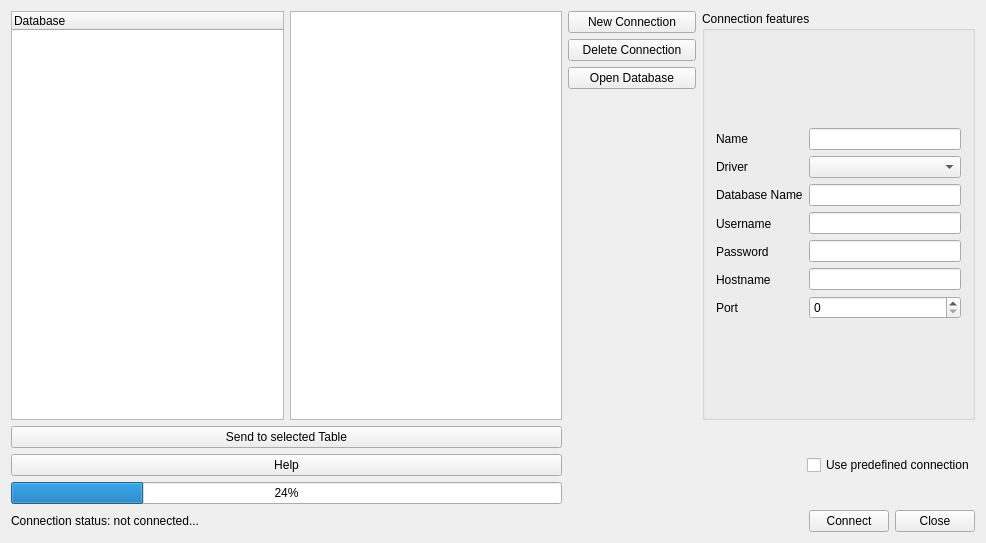
<?xml version="1.0" encoding="UTF-8"?>
<ui version="4.0">
 <class>connectionMenu</class>
 <widget class="QMainWindow" name="connectionMenu">
  <property name="geometry">
   <rect>
    <x>0</x>
    <y>0</y>
    <width>986</width>
    <height>543</height>
   </rect>
  </property>
  <property name="windowTitle">
   <string>connectionMenu</string>
  </property>
  <widget class="QWidget" name="centralWidget">
   <layout class="QGridLayout" name="gridLayout">
    <item row="0" column="0">
     <widget class="QTreeWidget" name="treeWidget">
      <column>
       <property name="text">
        <string>Database</string>
       </property>
      </column>
     </widget>
    </item>
    <item row="0" column="1">
     <widget class="QTableView" name="tableView"/>
    </item>
    <item row="0" column="2" rowspan="2">
     <layout class="QVBoxLayout" name="verticalLayout_4">
      <item>
       <layout class="QVBoxLayout" name="verticalLayout_3">
        <item>
         <widget class="QPushButton" name="newConnectionButton">
          <property name="text">
           <string>New Connection</string>
          </property>
         </widget>
        </item>
        <item>
         <widget class="QPushButton" name="DeleteConnectionButton">
          <property name="text">
           <string>Delete Connection</string>
          </property>
         </widget>
        </item>
       </layout>
      </item>
      <item>
       <widget class="QPushButton" name="pushButton">
        <property name="text">
         <string>Open Database</string>
        </property>
       </widget>
      </item>
      <item>
       <spacer name="verticalSpacer">
        <property name="orientation">
         <enum>Qt::Vertical</enum>
        </property>
        <property name="sizeHint" stdset="0">
         <size>
          <width>128</width>
          <height>367</height>
         </size>
        </property>
       </spacer>
      </item>
     </layout>
    </item>
    <item row="0" column="3">
     <widget class="QGroupBox" name="groupBox">
      <property name="title">
       <string>Connection features</string>
      </property>
      <layout class="QGridLayout" name="gridLayout_2">
       <item row="0" column="0">
        <layout class="QHBoxLayout" name="horizontalLayout">
         <item>
          <layout class="QVBoxLayout" name="verticalLayout_2">
           <item>
            <widget class="QLabel" name="label">
             <property name="text">
              <string>Name</string>
             </property>
            </widget>
           </item>
           <item>
            <widget class="QLabel" name="label_2">
             <property name="text">
              <string>Driver</string>
             </property>
            </widget>
           </item>
           <item>
            <widget class="QLabel" name="label_3">
             <property name="text">
              <string>Database Name</string>
             </property>
            </widget>
           </item>
           <item>
            <widget class="QLabel" name="label_4">
             <property name="text">
              <string>Username</string>
             </property>
            </widget>
           </item>
           <item>
            <widget class="QLabel" name="label_5">
             <property name="text">
              <string>Password</string>
             </property>
            </widget>
           </item>
           <item>
            <widget class="QLabel" name="label_6">
             <property name="text">
              <string>Hostname</string>
             </property>
            </widget>
           </item>
           <item>
            <widget class="QLabel" name="label_7">
             <property name="text">
              <string>Port</string>
             </property>
            </widget>
           </item>
          </layout>
         </item>
         <item>
          <layout class="QVBoxLayout" name="verticalLayout">
           <item>
            <widget class="QLineEdit" name="nameLineEdit"/>
           </item>
           <item>
            <widget class="QComboBox" name="comboBoxDriver"/>
           </item>
           <item>
            <widget class="QLineEdit" name="dbNameLineEdit"/>
           </item>
           <item>
            <widget class="QLineEdit" name="usernameLineEdit"/>
           </item>
           <item>
            <widget class="QLineEdit" name="passwordLineEdit"/>
           </item>
           <item>
            <widget class="QLineEdit" name="hostLineEdit"/>
           </item>
           <item>
            <widget class="QSpinBox" name="spinBoxPort"/>
           </item>
          </layout>
         </item>
        </layout>
       </item>
      </layout>
     </widget>
    </item>
    <item row="1" column="3">
     <layout class="QHBoxLayout" name="horizontalLayout_3">
      <item>
       <spacer name="horizontalSpacer_2">
        <property name="orientation">
         <enum>Qt::Horizontal</enum>
        </property>
        <property name="sizeHint" stdset="0">
         <size>
          <width>40</width>
          <height>20</height>
         </size>
        </property>
       </spacer>
      </item>
      <item>
       <widget class="QCheckBox" name="checkBox">
        <property name="text">
         <string>Use predefined connection</string>
        </property>
       </widget>
      </item>
     </layout>
    </item>
    <item row="2" column="0">
     <widget class="QLabel" name="label_8">
      <property name="text">
       <string>Connection status: not connected...</string>
      </property>
     </widget>
    </item>
    <item row="2" column="2" colspan="2">
     <layout class="QHBoxLayout" name="horizontalLayout_2">
      <item>
       <spacer name="horizontalSpacer">
        <property name="orientation">
         <enum>Qt::Horizontal</enum>
        </property>
        <property name="sizeHint" stdset="0">
         <size>
          <width>138</width>
          <height>17</height>
         </size>
        </property>
       </spacer>
      </item>
      <item>
       <widget class="QPushButton" name="connectButton">
        <property name="text">
         <string>Connect</string>
        </property>
       </widget>
      </item>
      <item>
       <widget class="QPushButton" name="closeButton">
        <property name="text">
         <string>Close</string>
        </property>
       </widget>
      </item>
     </layout>
    </item>
    <item row="1" column="0" colspan="2">
     <layout class="QVBoxLayout" name="verticalLayout_5">
      <item>
       <widget class="QPushButton" name="sendImagesToTable">
        <property name="text">
         <string>Send to selected Table</string>
        </property>
       </widget>
      </item>
      <item>
       <widget class="QPushButton" name="helpButton">
        <property name="text">
         <string>Help</string>
        </property>
       </widget>
      </item>
      <item>
       <widget class="QProgressBar" name="progressBar">
        <property name="value">
         <number>24</number>
        </property>
       </widget>
      </item>
     </layout>
    </item>
   </layout>
   <zorder>treeWidget</zorder>
   <zorder>tableView</zorder>
   <zorder>groupBox</zorder>
   <zorder>label_8</zorder>
  </widget>
 </widget>
 <layoutdefault spacing="6" margin="11"/>
 <resources/>
 <connections/>
</ui>
